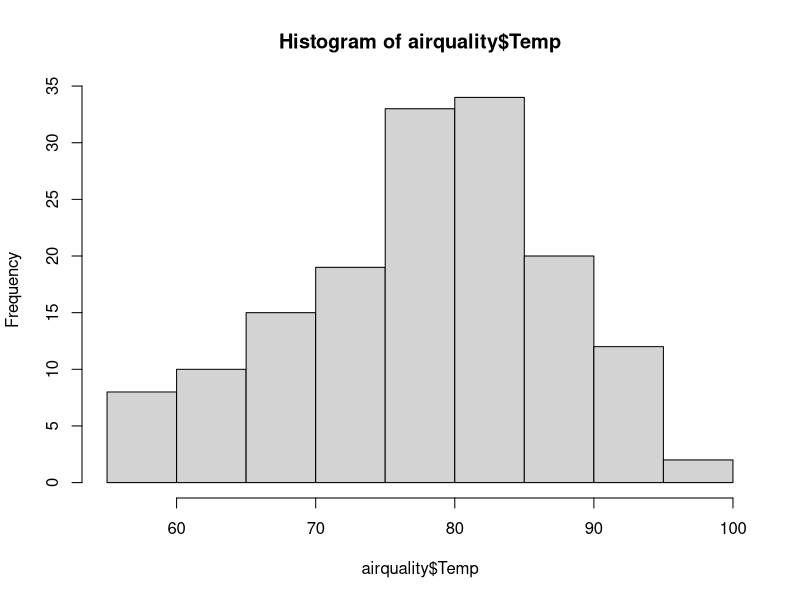
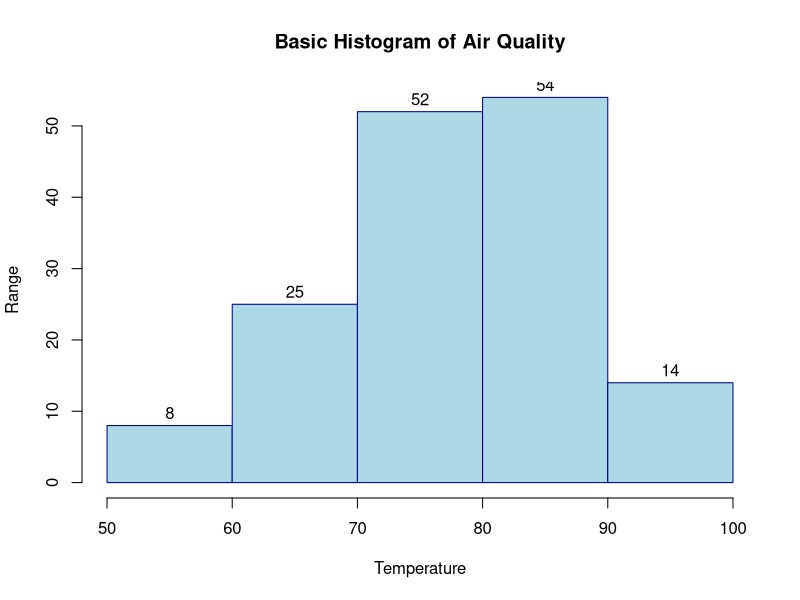

Write the R code that produced these figures, in order.
#Load dataset
airquality
class(airquality)
View(airquality)

#Basic histogram
hist(airquality$Temp)

#Adding labels and colours
hist(airquality$Temp,
     breaks=5,
     main= "Basic Histogram of Air Quality",
     xlab= "Temperature",
     ylab= "Range",
     labels=TRUE,
     col = "lightblue",
     border = "darkblue")
